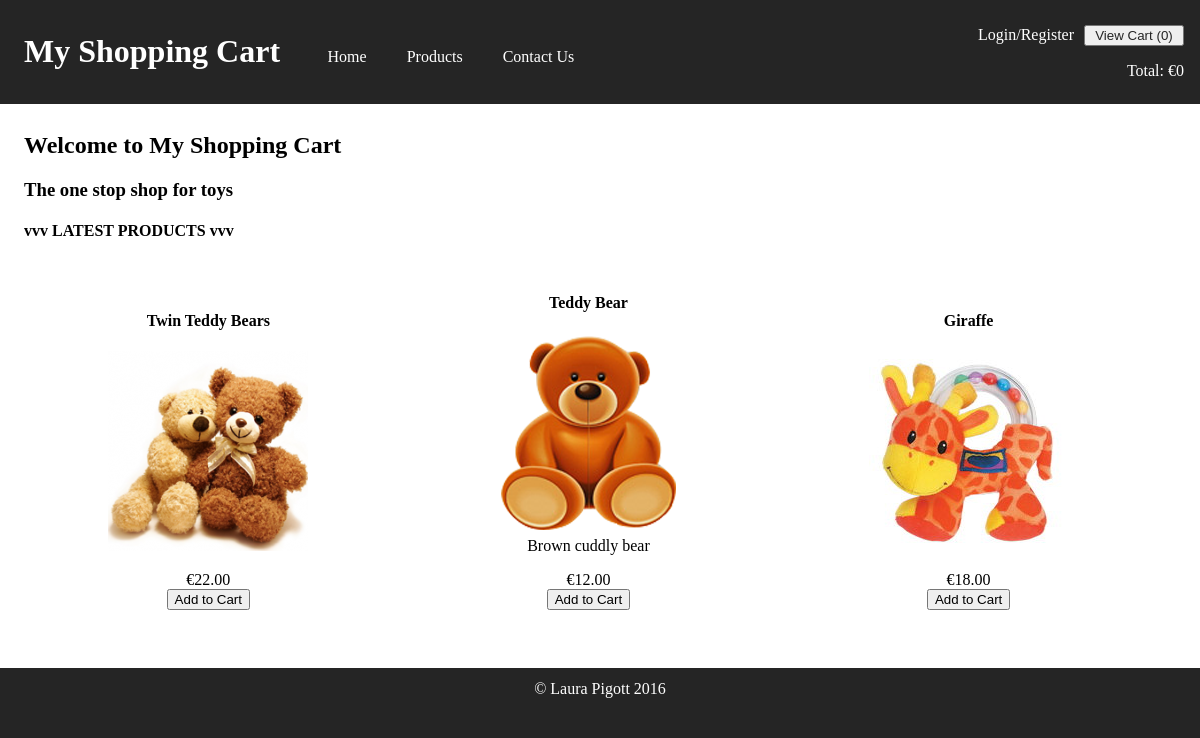
The app's page /page.php with its own data.
### tables this page shows
CREATE table sProduct (
	id INT(10) AUTO_INCREMENT,
	name VARCHAR(20),
	description VARCHAR(255),
	price DECIMAL(6, 2),
	image VARCHAR(255),
	category INT(10),
	date_added TIMESTAMP DEFAULT CURRENT_TIMESTAMP,
	CONSTRAINT product_fk FOREIGN KEY (category) REFERENCES sCategory(id),
	CONSTRAINT product_pk PRIMARY KEY (id)
);

### includes/classes/ShoppingCart.php (called while the page is built, shortened)
<?php
    class ShoppingCart {
        public function getTotalNumItems(){
            $tempTotal = 0;
            return $tempTotal;
        }
        public function calculateTotal(){
            $tempTotal = 0;
            return $tempTotal;
        }
        public function emptyCart(){
            $this->_items = (object) array();
        }
    }
?>

### includes/classes/Database.php (called while the page is built, shortened)
<?php
    class Database {
        private static $_connection;
        static private function getConnection(){
            if(!isset(self::$_connection)){
                try {
                    self::$_connection = new PDO("mysql:host=" . CONF_DB_HOST . ";dbname=" . CONF_DB_NAME, CONF_DB_USERNAME, CONF_DB_PASSWORD);
                    self::$_connection->setAttribute(PDO::ATTR_ERRMODE, PDO::ERRMODE_EXCEPTION);
                } catch (PDOException $err) {
                    echo "Error - " . $err->getMessage();
                }
            }
            return self::$_connection;
        }
        static public function getProducts($numProducts=10, $category=1, $orderBy="name", $ascDesc="desc"){
            $ascDesc = strtoupper($ascDesc);
            if($category == 1){
                $productsStatement = self::getConnection()->prepare("SELECT * FROM sProduct ORDER BY " . $orderBy . " " . $ascDesc . " LIMIT " . $numProducts . ";");
            } else {
                $productsStatement = self::getConnection()->prepare("SELECT * FROM sProduct WHERE category = :category ORDER BY " . $orderBy . " " . $ascDesc . " LIMIT " . $numProducts . ";");
                $productsStatement->bindParam(":category", $category);
            }
            $productsStatement->execute();
            return $productsStatement->fetchAll(PDO::FETCH_ASSOC);
        }
    }
?>

### includes/pages/home.inc (the view)
<h2>Welcome to My Shopping Cart</h2>
<h3>The one stop shop for toys</h3>
<h4>vvv LATEST PRODUCTS vvv</h4>
<?php
    $latestProducts = Database::getProducts(3, 1, "date_added", "desc");
    foreach ($latestProducts as $product) {
        echo "<div class='latestProductContainer'>";
        echo "<h4>" . $product["name"] . "</h4>";
        echo "<figure>";
        echo "<img src='./images/products/" . $product["image"] . "' alt='" . $product["name"] . "'>";
        echo "<figcaption>" . $product["description"] . "</figcaption>";
        echo "</figure>";
        echo "<div class='price'>€" . $product["price"] . "</div>";
        echo "<button class='addToCart' id=" . $product["id"] . "'>Add to Cart</button>";
        echo "</div>";
    }
?>

### includes/pages/components/header.inc (shortened to what this page needs)
<!DOCTYPE html>
<html lang="en">
<head>
    <link rel="stylesheet" href="./css/styles.css">
</head>
<body>
    <header>
        <h1><a href="?page=home">My Shopping Cart</a></h1>
        <nav>
            <ul>
                <li><a href="?page=home">Home</a></li>
                <li><a href="?page=products">Products</a>
                </li>
                <li><a href="?page=contact-us">Contact Us</a></li>
            </ul>
        </nav>
        <div>
            <?php
                if(isset($_SESSION["shopping_session"]->userId)){
                    echo "<a href='page.php?page=edit-my-details'>Edit My Details</a>  / ";
                    echo "<a href='page.php?page=view-my-orders'>View My Orders</a>  / ";
                    echo "<a href='page.php?" . $_SERVER["QUERY_STRING"] . "&action=logout'>Logout</a>";
                } else {
                    echo "<a href='page.php?page=login-register'>Login/Register</a>";
                }
            ?>
            <button>
                <a href="?page=shopping-cart">
                    View Cart
                    <?php
                        echo "(<span id='scNumItems'>" . $_SESSION["shopping_session"]->shopping_cart->getTotalNumItems() . "</span>)";
                    ?>
                </a>
            </button>
            <p>
                Total:
                <?php
                    echo "€<span id='scTotal'>" . $_SESSION["shopping_session"]->shopping_cart->calculateTotal() . "</span>";
                ?>
            </p>
        </div>
    </header>

### page.php (shortened to what this page needs)
<?php
    include("./includes/pages/components/header.inc");
?>
<section>
    <?php
        if(isset($_GET["page"])) {
            if ($_GET["page"] == "products") {
                include("./includes/pages/products.inc");
            } else if ($_GET["page"] == "shopping-cart") {
                if(!isset($_GET["action"]) || $_GET["action"] != "place-order") {
                    include("./includes/pages/shopping-cart.inc");
                }
            } else if($_GET["page"] == "delivery-details") {
                if(!isset($_GET["action"]) || $_GET["action"] != "save-delivery-details") {
                    include("./includes/pages/delivery-details.inc");
                }
            } else if($_GET["page"] == "login-register") {
                include("./includes/pages/login-register.inc");
            } else if($_GET["page"] == "contact-us") {
                include("./includes/pages/contact-us.inc");
            } else if($_GET["page"] == "view-my-orders") {
                include("./includes/pages/view-my-orders.inc");
            } else if($_GET["page"] == "edit-my-details") {
                if(!isset($_GET["action"]) || $_GET["action"] != "update-details") {
                    include("./includes/pages/edit-my-details.inc");
                }
            } else {
                include("./includes/pages/home.inc");
            }
        } else {
            include("./includes/pages/home.inc");
        }
    ?>
</section>
<?php
    include("./includes/pages/components/footer.inc");
?>

### includes/pages/components/footer.inc
        <footer>
            <?php
                echo "&copy; Laura Pigott " . date("Y");
            ?>
        </footer>
    </body>
</html>

### css/styles.css (style rules this page uses)
html { overflow-y: scroll; }
html, body, header nav ul { padding: 0; margin: 0; }
header, footer { width: 98%; padding: 1% 2%; max-height: 80px; background-color: #252525; }
body { margin-top: 100px; }
header { position: fixed; top: 0; }
header > * { display: inline-block; }
header h1 { margin-right: 2%; }
header nav ul { display: flex; list-style: none; }
header nav ul li { flex: 1; }
header, header a, footer { color: #FFFFFF; }
header nav ul li a { display: inline-block; padding: 20px; white-space: nowrap; }
header a { text-decoration: none; }
header > div { position: absolute; right: 40px; top: 25px; text-align: right; white-space: nowrap; }
header div button { width: 100px; margin-left: 6px; }
header div button a { color: #252525; }
section { min-height: 420px; padding: 1% 2%; }
footer { text-align: center; bottom: 0; padding: 1%; box-shadow: #252525 0 600px 0 600px; }
.productContainer, .latestProductContainer { display: inline-block; width: 22%; margin: 1% 2% 4% 1%; box-sizing: border-box; text-align: center; }
.latestProductContainer { width: 30%; }

### records on screen
sproduct: name "Twin Teddy Bears", image (picture), price "22.00"
sproduct: name "Teddy Bear", image (picture), description "Brown cuddly bear", price "12.00"
sproduct: name "Giraffe", image (picture), price "18.00"

### other values on screen
$_SESSION["shopping_session"]->shopping_cart->getTotalNumItems() "0"
$_SESSION["shopping_session"]->shopping_cart->calculateTotal() "0"
